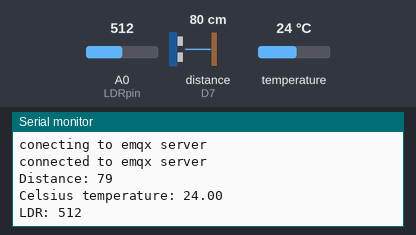
This sketch was run on a simulated ESP8266 (NodeMCU). Parts: the last lines printed to the serial monitor. Wiring (inferred from the names in the program): ultrasonic range finder: trigger D8; echo D7. The test bench sets the inputs (shaded band); at power-on: distance to the obstacle (sensor on D7) 80 cm, temperature 24 °C, A0 (LDRpin) = 512. The echo pulse lasts 58.3 µs per cm; WiFi joins after 1.5 s; servers stay silent unless stated; no MQTT or app messages arrive unless stated.

Above: at 3.3 s.
3.4 s: distance to the obstacle (sensor on D7) set to 2 cm
At 9.6 s:
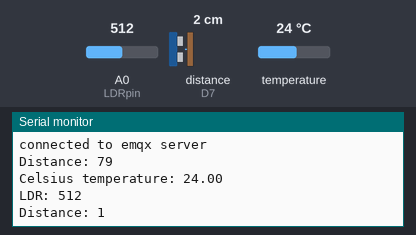
10.1 s: temperature set to 12 °C
At 16.7 s:
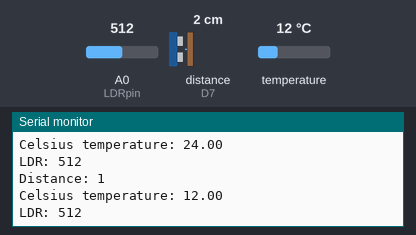
16.8 s: A0 (LDRpin) set to 716
At 23.4 s:
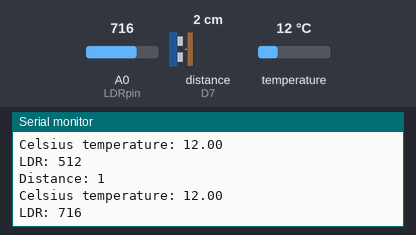
23.5 s: distance to the obstacle (sensor on D7) set to 4 cm
At 30.1 s:
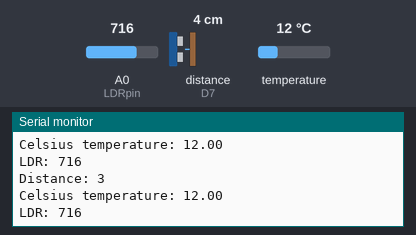
30.2 s: temperature set to 19 °C
At 36.6 s:
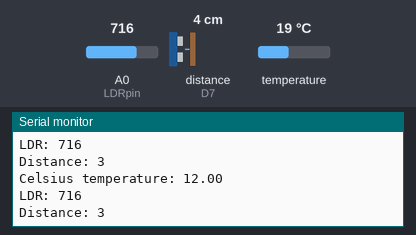
36.9 s: A0 (LDRpin) set to 900
At 36.9 s:
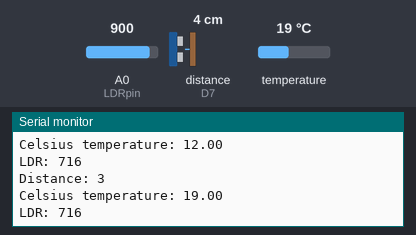
Timing chart, 0 to 39.9 s (numbered marks = the images above; inputs shaded):
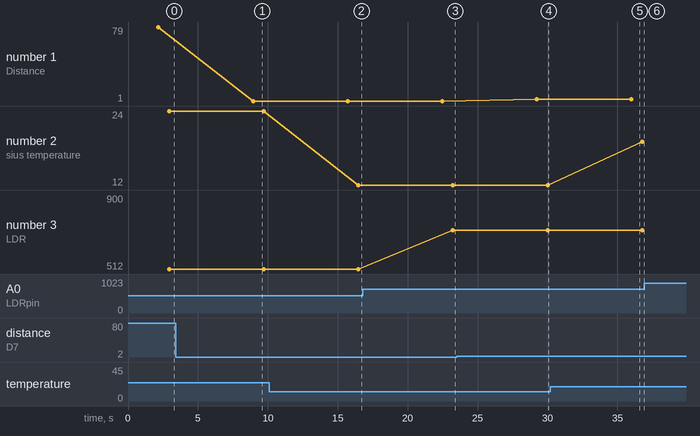

Measured:
- after the input at 3.4 s, the serial monitor: prints a new line after 5.5 s (image 1)
- after the input at 10.1 s, the serial monitor: prints a new line after 6.4 s (image 2)
- after the input at 16.8 s, the serial monitor: prints a new line after 6.4 s (image 3)
- after the input at 23.5 s, the serial monitor: prints a new line after 5.7 s (image 4)
- plotted number 1: 79 → 1 after the input at 3.4 s, 1 → 3 after the input at 23.5 s
- plotted number 2: 24 → 12 after the input at 10.1 s, 12 → 19 after the input at 30.2 s
- plotted number 3: 512 → 716 after the input at 16.8 s, 716 → 900 after the input at 36.9 s

The sketch:

esp.ino
```cpp
#include <OneWire.h>
#include <DallasTemperature.h>
#include <PubSubClient.h>
#include <ESP8266WiFi.h>


// WIFI
const char* ssid = "TODO";
const char* password = "TODO";
WiFiClient espWifi;

// DS
#define ONE_WIRE_BUS D4
OneWire oneWire(ONE_WIRE_BUS);
DallasTemperature sensors(&oneWire);


// emqx server
const char *emqx_host = "TODO";
const char *topic = "TODO";
const char *emqx_username = "emqx";
const char *emqx_password = "emqx";
const int emqx_port = 1883;
PubSubClient client(espWifi);
struct msg {
  int distance;
  int light;
  float temperature;
};

msg data;


// LDR
#define LDRpin A0
int LDRValue = 0;

// ultra sonic
#define trigPin D8
#define echoPin D7
long duration;

void setup(void) {
  // set ultrasonic pins mode
  pinMode(trigPin, OUTPUT);
  pinMode(echoPin, INPUT);

  // begin serial port
  Serial.begin(115200);
  delay(100);


  // connect to wifi
  WiFi.begin(ssid, password);
  while (WiFi.status() != WL_CONNECTED) {
    delay(1000);
    Serial.println("Haven't connected yet");
  }
  Serial.println("Connected!");
  Serial.print("IP: ");
  Serial.println(WiFi.localIP());


  // set emqx server conf
  client.setServer(emqx_host, emqx_port);

  // connect to emqx
  while (!client.connected()) {
      String client_id = "esp826";
      Serial.println("conecting to emqx server");
      if (client.connect(client_id.c_str(), emqx_username, emqx_password)) {
          Serial.println("connected to emqx server");
      } else {
          Serial.print("failed with state ");
          Serial.print(client.state());
          delay(2000);
      }
  }

  // begin ds sensor
  sensors.begin();

}

void loop(void){
  // clear garbage on trig pin
  digitalWrite(trigPin, LOW);
  delayMicroseconds(2);
  // sets the trigPin on HIGH state for 10 micro seconds
  digitalWrite(trigPin, HIGH);
  delayMicroseconds(10);
  digitalWrite(trigPin, LOW);
  // reads the echoPin, returns the sound wave travel time in microseconds
  duration = pulseIn(echoPin, HIGH);

  // Calculating the distance
  data.distance = duration * 0.034 / 2;
  Serial.print("Distance: ");
  Serial.println(data.distance);


  sensors.requestTemperatures();
  // since we have only one ds sensor, read first index in sensors
  data.temperature = sensors.getTempCByIndex(0);
  Serial.print("Celsius temperature: ");
  Serial.println(data.temperature);


  data.light = analogRead(LDRpin);
  Serial.print("LDR: ");
  Serial.println(data.light);
  char dataTemp[32];
  sprintf(dataTemp, "%d,%d,%2f", data.light, data.distance, data.temperature);
  client.publish(topic, dataTemp);
  delay(6000);
}
```
